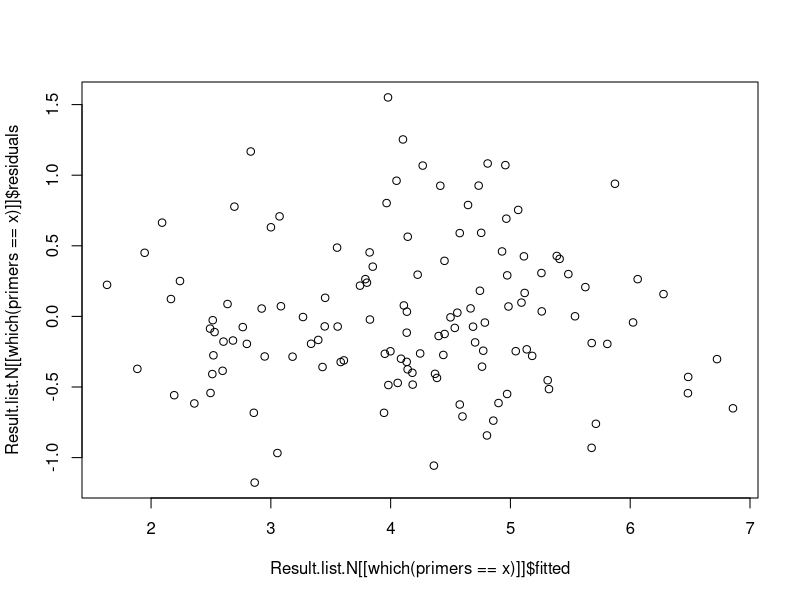
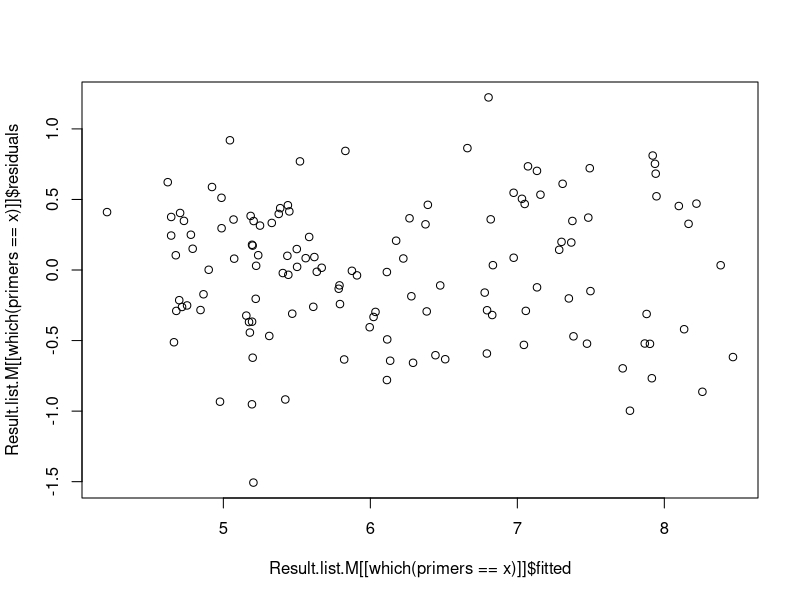
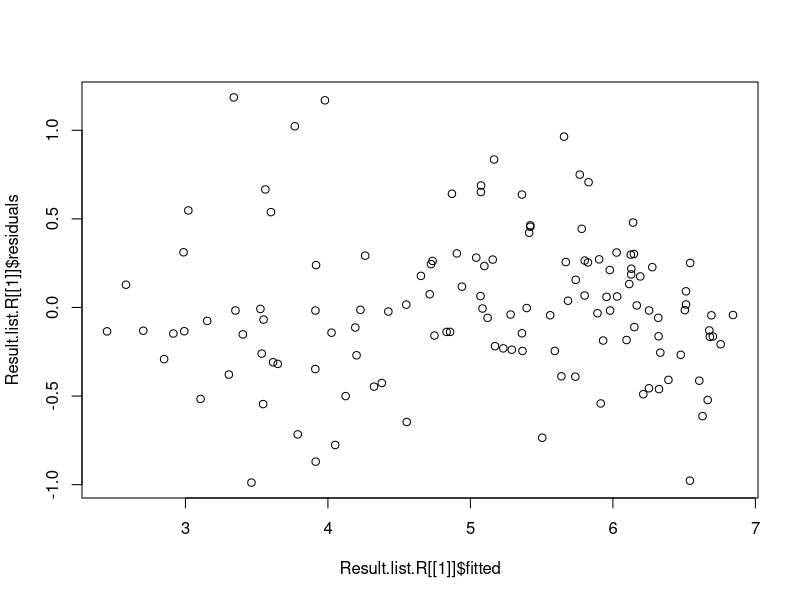
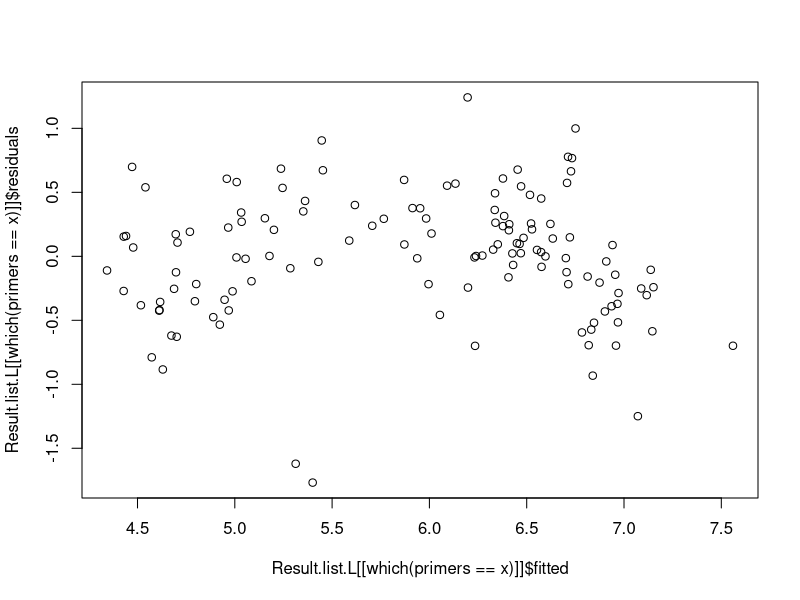
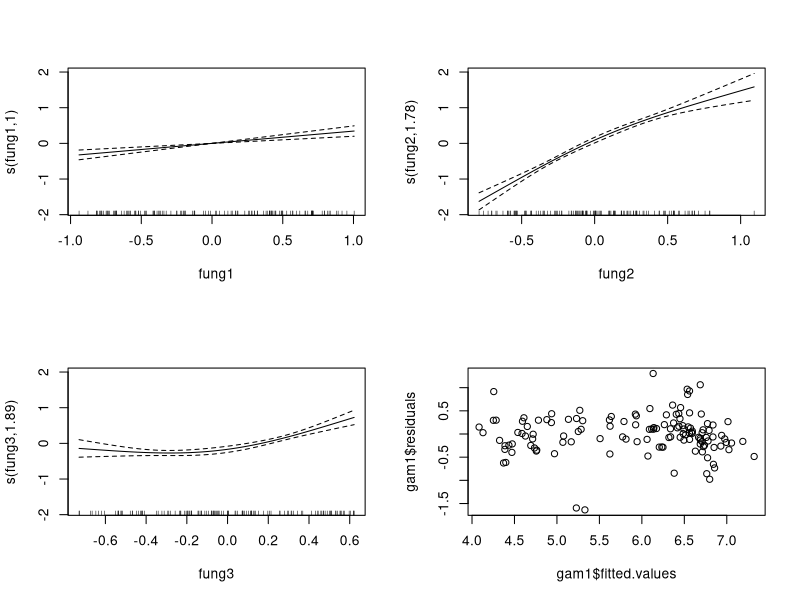

Generate these figures, in order, with R: (Note: this script raises an error after producing the figures.)
# Analysis SoilTracker:
# Manuscript: Predicting provenance of forensic soil samples: 
# Linking soil to ecological habitats by metabarcoding and supervised classification
# Author: Camilla Fløjgaard
# Date: 23-04-2019
library(readxl)
library(here)
library(MASS)
library(mgcv)


#### Data: environmental data, NMS-ordination-axes and habitat characteristics
Data <- read.table(here::here("data","SoilTrackerData.txt"), header = TRUE) # Data from file "ordination_results.txt" were added to this file manually first

# Create a result file: 
Prediction <- data.frame(Data[,1])

#### Predicting environmental gradients ####
primers <- c("fung","insect","eukar","plant")

########### Fetility ###########
# Model selection: 
Result.list.N <- list()
Summary.list.N <- list()
for (i in seq_along(primers)){
  pred.vector <- paste(primers[i],c(1:4),sep="")
  Model <- stepAIC(lm(as.formula(paste("EIV_N~", paste(pred.vector, collapse = "+"))), data=Data), direction="backward")
  best.vars <- as.vector(attr(Model$coefficients,"names")[2:length(Model$coefficients)])
  Result.list.N[[i]] <- lm(as.formula(paste("EIV_N~", paste(best.vars, collapse = "+"))), data=Data)
  Summary.list.N[[i]] <- summary(lm(as.formula(paste("EIV_N~", paste(best.vars, collapse = "+"))), data=Data))
}

r.squared.vector <- c(Summary.list.N[[1]]$r.squared,Summary.list.N[[2]]$r.squared,Summary.list.N[[3]]$r.squared,Summary.list.N[[4]]$r.squared)
x <- primers[which(r.squared.vector[] == max(r.squared.vector))]
Summary.list.N[[which(r.squared.vector[] == max(r.squared.vector))]]
# Check residuals of the best model:
par(mfrow=c(1,1))
plot(Result.list.N[[which(primers==x)]]$fitted,
     Result.list.N[[which(primers==x)]]$residuals)

# Predict values using leave-one-out and best model
Prediction$N <- NA
Prediction$NSE <- NA
pred.vector <- as.vector(names(Result.list.N[[which(primers==x)]]$coefficients)[2:length(Result.list.N[[which(primers==x)]]$coefficients)])
for (i in 1:130){
  Pred <- unlist(predict.lm(lm(as.formula(paste("EIV_N~", paste(pred.vector, collapse = "+"))), data=Data[-i,]),
                            Data[i,],se.fit=TRUE, interval="predict"))
  Prediction$N[i] <- Pred[1]
  Prediction$NSE[i] <- Pred[1]-Pred[2]
}

########### Moisture ##############
# Model selection
Result.list.M <- list()
Summary.list.M <- list()
for (i in seq_along(primers)){
  pred.vector <- paste(primers[i],c(1:4),sep="")
  Model <- stepAIC(lm(as.formula(paste("EIV_M~", paste(pred.vector, collapse = "+"))), data=Data), direction="backward")
  best.vars <- as.vector(attr(Model$coefficients,"names")[2:length(Model$coefficients)])
  Result.list.M[[i]] <- lm(as.formula(paste("EIV_M~", paste(best.vars, collapse = "+"))), data=Data)
  Summary.list.M[[i]] <- summary(lm(as.formula(paste("EIV_M~", paste(best.vars, collapse = "+"))), data=Data))
}

r.squared.vector <- c(Summary.list.M[[1]]$r.squared,Summary.list.M[[2]]$r.squared,Summary.list.M[[3]]$r.squared,Summary.list.M[[4]]$r.squared)
x<- primers[which(r.squared.vector[] == max(r.squared.vector))]
Summary.list.M[[which(r.squared.vector[] == max(r.squared.vector))]]
# Check residuals of the best model:
plot(Result.list.M[[which(primers==x)]]$fitted,Result.list.M[[which(primers==x)]]$residuals)

# Predict values using leave-one-out and best model
Prediction$M <- NA
Prediction$MSE <- NA
pred.vector <- as.vector(names(Result.list.M[[which(primers==x)]]$coefficients)[2:length(Result.list.M[[which(primers==x)]]$coefficients)])
for (i in 1:130){
  Pred <- unlist(predict.lm(lm(as.formula(paste("EIV_M~", paste(pred.vector, collapse = "+"))), data=Data[-i,]),
                            Data[i,],se.fit=TRUE, interval="predict"))
  Prediction$M[i] <- Pred[1]
  Prediction$MSE[i] <- Pred[1]-Pred[2]
}

########### pH ###########
# model selection: 
Result.list.R <- list()
Summary.list.R <- list()
for (i in seq_along(primers)){
  pred.vector <- paste(primers[i],c(1:4),sep="")
  Model <- stepAIC(lm(as.formula(paste("EIV_Ph~", paste(pred.vector, collapse = "+"))), data=Data), direction="backward")
  best.vars <- as.vector(attr(Model$coefficients,"names")[2:length(Model$coefficients)])
  Result.list.R[[i]] <- lm(as.formula(paste("EIV_Ph~", paste(best.vars, collapse = "+"))), data=Data)
  Summary.list.R[[i]] <- summary(lm(as.formula(paste("EIV_Ph~", paste(best.vars, collapse = "+"))), data=Data))
}

r.squared.vector <- c(Summary.list.R[[1]]$r.squared,Summary.list.R[[2]]$r.squared,Summary.list.R[[3]]$r.squared,Summary.list.R[[4]]$r.squared)
x <- primers[which(r.squared.vector[] == max(r.squared.vector))]
Summary.list.R[[which(r.squared.vector[] == max(r.squared.vector))]]

# Check residuals of the best model:
plot(Result.list.R[[1]]$fitted,Result.list.R[[1]]$residuals)

# Predict values using leave-one-out and best model: 
Prediction$R <- NA
Prediction$RSE <- NA
pred.vector <- as.vector(names(Result.list.R[[which(primers==x)]]$coefficients)[2:length(Result.list.R[[which(primers==x)]]$coefficients)])
for (i in 1:130){
  Pred <- unlist(predict.lm(lm(as.formula(paste("EIV_Ph~", paste(pred.vector, collapse = "+"))), data=Data[-i,]),
                            Data[i,],se.fit=TRUE, interval="predict"))
  Prediction$R[i] <- Pred[1]
  Prediction$RSE[i] <- Pred[1]-Pred[2]
}

########### Light ###########
# Model selection
Result.list.L <- list()
Summary.list.L <- list()
for (i in seq_along(primers)){
  pred.vector <- paste(primers[i],c(1:4),sep="")
  Model <- stepAIC(lm(as.formula(paste("EIV_L~", paste(pred.vector, collapse = "+"))), data=Data), direction="backward")
  best.vars <- as.vector(attr(Model$coefficients,"names")[2:length(Model$coefficients)])
  Result.list.L[[i]] <- lm(as.formula(paste("EIV_L~", paste(best.vars, collapse = "+"))), data=Data)
  Summary.list.L[[i]] <- summary(lm(as.formula(paste("EIV_L~", paste(best.vars, collapse = "+"))), data=Data))
}

r.squared.vector <- c(Summary.list.L[[1]]$r.squared,Summary.list.L[[2]]$r.squared,Summary.list.L[[3]]$r.squared,Summary.list.L[[4]]$r.squared)
x <-primers[which(r.squared.vector[] == max(r.squared.vector))]
Summary.list.L[[which(r.squared.vector[] == max(r.squared.vector))]]

# Check residuals of the best model:
plot(Result.list.L[[which(primers==x)]]$fitted,Result.list.L[[which(primers==x)]]$residuals)
# Some non-linear pattern...

#Check if GAM improves the model: 
gam1 <- gam(EIV_L~s(fung1, k=3)+s(fung2, k=3)+s(fung3, k=3), data=Data)
par(mfrow=c(2,2))
plot(gam1)
summary(gam1)
lm1 <- lm(EIV_L~fung1+fung2+fung3, data=Data)
AIC(gam1)
AIC(lm1)
plot(gam1$fitted.values ,gam1$residuals)
summary(gam1)$r.sq

# Predict values using leave-one-out and best model: 
Prediction$L <- NA
Prediction$LSE <- NA
pred.vector <- as.vector(names(Result.list.L[[1]]$coefficients)[2:length(Result.list.L[[1]]$coefficients)])
for (i in 1:130){
  Pred <- unlist(predict.gam(gam(EIV_L~s(fung1, k=3)+s(fung2, k=3)+s(fung3, k=3)+s(fung4, k=3), data=Data[-i,]),
                             Data[i,],se.fit=TRUE, interval="predict"))
  Prediction$L[i] <- Pred[1]
  Prediction$LSE[i] <- Pred[2] ## SE
}

head(Prediction)
write.table(Prediction, file=here::here("data","PredictionEllenbergValuesGAM07032019.txt"))

########### Predicting habitat characteristics ###########

# function for step-selection of best model:
# Author: Jesper Moeslund
stepCV.qda <- function(resp.var, pred.vector, data){
  goal.reached <- FALSE #used to flag when no more variables should be removed in the while loop below
  cur.preds <- NULL
  preds.not.added.currently <- pred.vector
  add.these.preds.to.get.best.model <- NULL #Variables that should be kicked out will be added to this and this vector will be returned
  max.no.of.preds <- min(table(data[,resp.var])) #There can be no more predictors than the "minimum number of observations minus 1" in the smallest class in the response variable (qda limitation)
  print(paste0("Max no of preds to test is: ",max.no.of.preds-1 , " because the no of observation the class having the lowest no of observations is: ",max.no.of.preds))
  while(!goal.reached){
    if(!is.null(cur.preds)){
      cur.form <- as.formula(paste(resp.var, "~", paste(cur.preds,collapse = "+")))
      print(paste("Now fitting these predictors as base model: ", paste(cur.preds,collapse = "+")))
      cur.base.model <- qda(cur.form, data = data, CV=TRUE)
      cr.table <- table(cur.base.model$class, data[,resp.var])
      cur.preds.best.cv <- sum(diag(prop.table(cr.table))) #percent correctly classified
    }
    else {cur.preds.best.cv <- -99999999}
    pred.to.add <- ""
    for (pred in preds.not.added.currently){ #Comparing cv performance of models with one predictor thrown out at a time
      print(paste("Now testing if ", pred, " should be added"))
      #new.preds <- cur.preds[!cur.preds %in% pred]
      min.var.in.groups <- min(aggregate(data[,pred], by=list(Category=data[,resp.var]), FUN=sd)[,2]) #Calculating the minimum sd value within each group. If zero no variation in that group and the corresponding predictor cannot be tested meaningfully (and isn't a candidate at all!)
      #print(min.var.in.groups)
      if(min.var.in.groups > 0){
        if(!is.null(cur.preds)){
          new.form <- as.formula(paste(resp.var, "~", paste(cur.preds,collapse = "+"), "+",pred))
        }
        else {
          new.form <- as.formula(paste(resp.var, "~", pred))
        }
        print(toString(new.form))
        new.model <- qda(new.form, data = data, CV = TRUE)
        new.cr.table <- table(new.model$class, data[,resp.var])
        print(new.cr.table)
        new.model.cv.score <- sum(diag(prop.table(new.cr.table))) #percent correctly classified
        print(new.model.cv.score)
        print(cur.preds.best.cv)
        if (new.model.cv.score > cur.preds.best.cv){ #If performance better, mark predictor as candidate for being thrown out. In each step in the while loop only the worst one is kicked out during this for loop
          cur.preds.best.cv <- new.model.cv.score
          pred.to.add <- pred
          print(paste("Candidate for being added: ", pred))
        }
      }
      else{print(paste(pred," does not vary in one or more groups and therefore can't be tested!"))}
    }
    if((pred.to.add != "")){ #add the best predictor to the vector being added and prepare new set of predictors for the new base model
      add.these.preds.to.get.best.model <- append(add.these.preds.to.get.best.model,pred.to.add)
      cur.preds <- append(cur.preds, pred.to.add)
      preds.not.added.currently <- preds.not.added.currently[preds.not.added.currently != pred.to.add]
      if(length(cur.preds) == max.no.of.preds-1){ #Don't run again if number of allowable predictors is exceeded see comment for max.no.of.preds above
        goal.reached <- TRUE
        print("Goal reached, exiting...")
      }
    }
    else{ #if no predictors were candidates for being thrown out (i.e. if model performance was best with all predictors), end the loop
      goal.reached <- TRUE
      print("Goal reached, exiting...")
    }
  }
  return(add.these.preds.to.get.best.model)
}

correctly.predicted <- as.vector(c(1,2,3,4))
true.positives <- as.vector(c(1,2,3,4))
false.neg.sites <- as.vector(c(1,2,3,4))
best.vars <- as.vector(c(1,2,3,4))
a <- data.frame(cbind(correctly.predicted,best.vars,true.positives,false.neg.sites))

########### High forest ###########
PredictionBi <- Data[,c("Site_nr","site_name","HighForest")]

# Model selection:Find the best set of predictors for each primer set 
for (i in seq_along(primers)) {
  pred.vector <- paste(primers[i],c(1:4),sep="")
  best.vars <- stepCV.qda("HighForest", pred.vector, Data)
  best.qda <- qda(as.formula(paste("HighForest ~ ", paste(best.vars, collapse = "+"))), data = Data, CV = TRUE)
  best.cr <- table(best.qda$class, Data[,"HighForest"])
  a$best.vars[i] <- paste(best.vars, collapse=" ")
  a$correctly.predicted[i] <- sum(diag(prop.table(best.cr)))
  a$true.positives[i] <- best.cr[2,2]/(best.cr[2,2]+best.cr[1,2])
  a$false.neg.sites[i] <- paste(Data$site_name[which(best.qda$class==0 & Data$HighForest==1)],collapse=";")
}
a
a$habchar <- "HighForest" #fung maximizes both corretly.predicted and true positives.
ResultBi <- a
# Predicting using leave-one-out:
pred.vector <- paste(a$best.vars[1])
for (i in 1:130){
  best.qda <- qda(as.matrix(Data[-i,paste(unlist(strsplit(pred.vector, split=" ")))]), Data$HighForest[-i])
  Pred <- predict(best.qda, newdata=Data[i,paste(unlist(strsplit(pred.vector, split=" ")))])
  PredictionBi$HFclass[i] <- Pred$class
  PredictionBi$HFpost[i] <- Pred$posterior[2]
}

########### Forest ###########
PredictionBi$Forest <- Data$Forest
# Model selection: 
for (i in seq_along(primers)) {
  pred.vector <- paste(primers[i],c(1:4),sep="")
  best.vars <- stepCV.qda("Forest", pred.vector, Data)
  best.qda <- qda(as.formula(paste("Forest ~ ", paste(best.vars, collapse = "+"))), data = Data, CV = TRUE)
  best.cr <- table(best.qda$class, Data[,"Forest"])
  a$best.vars[i] <- paste(best.vars, collapse=" ")
  a$correctly.predicted[i] <- sum(diag(prop.table(best.cr)))
  a$true.positives[i] <- best.cr[2,2]/(best.cr[2,2]+best.cr[1,2])
  a$false.neg.sites[i] <- paste(Data$site_name[which(best.qda$class==0 & Data$Forest==1)],collapse=";")
}
a #fung maximizes both corretly.predicted and true positives. 
a$habchar <- "Forest"
ResultBi <- rbind(ResultBi,a)
# Predicting using leave-one-out:
pred.vector <- paste(a$best.vars[1])
for (i in 1:130){
  best.qda <- qda(as.matrix(Data[-i,paste(unlist(strsplit(pred.vector, split=" ")))]), Data$Forest[-i])
  Pred <- predict(best.qda, newdata=Data[i,paste(unlist(strsplit(pred.vector, split=" ")))])
  PredictionBi$Foclass[i] <- Pred$class
  PredictionBi$Fopost[i] <- Pred$posterior[2]
}

########### Agriculture ###########
# Model selection: 
PredictionBi$Agriculture <- Data$Agriculture
# Model selection: 
for (i in seq_along(primers)) {
  pred.vector <- paste(primers[i],c(1:4),sep="")
  best.vars <- stepCV.qda("Agriculture", pred.vector, Data)
  best.qda <- qda(as.formula(paste("Agriculture ~ ", paste(best.vars, collapse = "+"))), data = Data, CV = TRUE)
  best.cr <- table(best.qda$class, Data[,"Agriculture"])
  a$best.vars[i] <- paste(best.vars, collapse=" ")
  a$correctly.predicted[i] <- sum(diag(prop.table(best.cr)))
  a$true.positives[i] <- best.cr[2,2]/(best.cr[2,2]+best.cr[1,2])
  a$false.neg.sites[i] <- paste(Data$site_name[which(best.qda$class==0 & Data$Agriculture==1)],collapse=";")
}
a #fung maximizes both corretly.predicted and true positives. 
a$habchar <- "Agriculture"
ResultBi <- rbind(ResultBi,a)
# Predicting using leave-one-out:
pred.vector <- paste(a$best.vars[4])
for (i in 1:130){
  best.qda <- qda(as.matrix(Data[-i,paste(unlist(strsplit(pred.vector, split=" ")))]), Data$Agriculture[-i])
  Pred <- predict(best.qda, newdata=Data[i,paste(unlist(strsplit(pred.vector, split=" ")))])
  PredictionBi$Agclass[i] <- Pred$class
  PredictionBi$Agpost[i] <- Pred$posterior[2]
}

########### Coniferous ###########
PredictionBi$Coniferous <- Data$Coniferous
# Model selection: 
for (i in seq_along(primers)) {
  pred.vector <- paste(primers[i],c(1:4),sep="")
  best.vars <- stepCV.qda("Coniferous", pred.vector, Data)
  best.qda <- qda(as.formula(paste("Coniferous ~ ", paste(best.vars, collapse = "+"))), data = Data, CV = TRUE)
  best.cr <- table(best.qda$class, Data[,"Coniferous"])
  a$best.vars[i] <- paste(best.vars, collapse=" ")
  a$correctly.predicted[i] <- sum(diag(prop.table(best.cr)))
  a$true.positives[i] <- best.cr[2,2]/(best.cr[2,2]+best.cr[1,2])
  a$false.neg.sites[i] <- paste(Data$site_name[which(best.qda$class==0 & Data$Coniferous==1)],collapse=";")
}
a #No model is good for coniferous - try sequnces....  
a$habchar <- "Coniferous"
ResultBi <- rbind(ResultBi,a)

### Can sequences improve model fit? 
#get sequence data from plants:
Annotated <- read.table(here::here("data","plant_table_final.txt"), header=TRUE, sep="\t")
freq.sums <- colSums(Annotated[1:130])
OTUplanter.frequencies <- Annotated[,1:130]
for (i in 1:130){
  OTUplanter.frequencies[,i] <- Annotated[,i]/freq.sums[i]
}
OTUplanter.frequencies2 <- cbind(Annotated[,137:139],OTUplanter.frequencies)
Data$ConifSeq <- colSums(OTUplanter.frequencies2[which(OTUplanter.frequencies2$family %in% c("Pinaceae","Cupressaceae")),4:133])

pred.vector <- c("fung1","ConifSeq")
best.qda <- qda(as.formula(paste("Coniferous ~ ", paste(pred.vector, collapse = "+"))), data = Data, CV = TRUE)
best.cr <- table(best.qda$class, Data[,"Coniferous"])
a$best.vars[1] <- paste(pred.vector, collapse=" ")
a$correctly.predicted[1] <- sum(diag(prop.table(best.cr)))
a$true.positives[1] <- best.cr[2,2]/(best.cr[2,2]+best.cr[1,2])
a$false.neg.sites[1] <- paste(Data$site_name[which(best.qda$class==0 & Data$Coniferous==1)],collapse=";")

a #does not increase true positives to over 50%, don't use this for prediction.  
a$habchar <- "ConiferousSeq"
ResultBi <- rbind(ResultBi,a[1,])
ResultBi[,c(1:3,5)]

########### Beech ###########
# Model selection: 
PredictionBi$Beech <- Data$Beech
# Model selection: 
for (i in seq_along(primers)) {
  pred.vector <- paste(primers[i],c(1:4),sep="")
  best.vars <- stepCV.qda("Beech", pred.vector, Data)
  best.qda <- qda(as.formula(paste("Beech ~ ", paste(best.vars, collapse = "+"))), data = Data, CV = TRUE)
  best.cr <- table(best.qda$class, Data[,"Beech"])
  a$best.vars[i] <- paste(best.vars, collapse=" ")
  a$correctly.predicted[i] <- sum(diag(prop.table(best.cr)))
  a$true.positives[i] <- best.cr[2,2]/(best.cr[2,2]+best.cr[1,2])
  a$false.neg.sites[i] <- paste(Data$site_name[which(best.qda$class==0 & Data$Beech==1)],collapse=";")
}

a #fung maximizes corretly predicted. 
a$habchar <- "Beech"
ResultBi <- rbind(ResultBi,a)
ResultBi[,c(1:3,5)]

# is model improved by adding fagus sequences?
Data$BeechSeq <- colSums(OTUplanter.frequencies2[which(OTUplanter.frequencies2$genus=="Fagus"),4:133])

pred.vector <- c("fung2","fung4","BeechSeq")
best.qda <- qda(as.formula(paste("Beech ~ ", paste(pred.vector, collapse = "+"))), data = Data, CV = TRUE)
best.cr <- table(best.qda$class, Data[,"Beech"])
a$best.vars[1] <- paste(pred.vector, collapse=" ")
a$correctly.predicted[1] <- sum(diag(prop.table(best.cr)))
a$true.positives[1] <- best.cr[2,2]/(best.cr[2,2]+best.cr[1,2])
a$false.neg.sites[1] <- paste(Data$site_name[which(best.qda$class==0 & Data$Beech==1)],collapse=";")

a  
a$habchar <- "BeechSeq"
ResultBi <- rbind(ResultBi,a[1,])
ResultBi[,c(1:3,5)]
#Does not improve from model without seq  

# Predict (first, run the model selection without seq)
pred.vector <- paste(a$best.vars[1])
for (i in 1:130){
  best.qda <- qda(as.matrix(Data[-i,paste(unlist(strsplit(pred.vector, split=" ")))]), Data$Coniferous[-i])
  Pred <- predict(best.qda, newdata=Data[i,paste(unlist(strsplit(pred.vector, split=" ")))])
  PredictionBi$Beclass[i] <- Pred$class
  PredictionBi$Bepost[i] <- Pred$posterior[2]
}


########### Oak ###########
PredictionBi$Oak <- Data$Oak
# Model selection: 
for (i in seq_along(primers)) {
  pred.vector <- paste(primers[i],c(1:4),sep="")
  best.vars <- stepCV.qda("Oak", pred.vector, Data)
  best.qda <- qda(as.formula(paste("Oak ~ ", paste(best.vars, collapse = "+"))), data = Data, CV = TRUE)
  best.cr <- table(best.qda$class, Data[,"Oak"])
  a$best.vars[i] <- paste(best.vars, collapse=" ")
  a$correctly.predicted[i] <- sum(diag(prop.table(best.cr)))
  a$true.positives[i] <- best.cr[2,2]/(best.cr[2,2]+best.cr[1,2])
  a$false.neg.sites[i] <- paste(Data$site_name[which(best.qda$class==0 & Data$Oak==1)],collapse=";")
}

a #fung maximizes both corretly.predicted and true pos. 
a$habchar <- "Oak"
ResultBi <- rbind(ResultBi,a)
ResultBi[,c(1:3,5)]
# is model improved by adding quercus sequences?
Data$OakSeq <- colSums(OTUplanter.frequencies2[which(OTUplanter.frequencies2$genus=="Quercus"),4:133])

pred.vector <- c("fung1","fung2","OakSeq")
best.qda <- qda(as.formula(paste("Oak ~ ", paste(pred.vector, collapse = "+"))), data = Data, CV = TRUE)
best.cr <- table(best.qda$class, Data[,"Oak"])
a$best.vars[1] <- paste(pred.vector, collapse=" ")
a$correctly.predicted[1] <- sum(diag(prop.table(best.cr)))
a$true.positives[1] <- best.cr[2,2]/(best.cr[2,2]+best.cr[1,2])
a$false.neg.sites[1] <- paste(Data$site_name[which(best.qda$class==0 & Data$Oak==1)],collapse=";")

a  
a$habchar <- "OakSeq"
ResultBi <- rbind(ResultBi,a[1,])
ResultBi[,c(1:3,5)] #percentage correctly predicted improved, but not true positives. 

# Predicting using leave-one-out (re-run first model):
pred.vector <- paste(a$best.vars[1])
for (i in 1:130){
  best.qda <- qda(as.matrix(Data[-i,paste(unlist(strsplit(pred.vector, split=" ")))]), Data$Oak[-i])
  Pred <- predict(best.qda, newdata=Data[i,paste(unlist(strsplit(pred.vector, split=" ")))])
  PredictionBi$Oaclass[i] <- Pred$class
  PredictionBi$Oapost[i] <- Pred$posterior[2]
}

########### Willow ###########
PredictionBi$Willow <- Data$Willow
# Model selection: 
for (i in seq_along(primers)) {
  pred.vector <- paste(primers[i],c(1:4),sep="")
  best.vars <- stepCV.qda("Willow", pred.vector, Data)
  best.qda <- qda(as.formula(paste("Willow ~ ", paste(best.vars, collapse = "+"))), data = Data, CV = TRUE)
  best.cr <- table(best.qda$class, Data[,"Willow"])
  a$best.vars[i] <- paste(best.vars, collapse=" ")
  a$correctly.predicted[i] <- sum(diag(prop.table(best.cr)))
  a$true.positives[i] <- best.cr[2,2]/(best.cr[2,2]+best.cr[1,2])
  a$false.neg.sites[i] <- paste(Data$site_name[which(best.qda$class==0 & Data$Willow==1)],collapse=";")
}

a #fung maximizes both corretly.predicted and true pos.  
a$habchar <- "Willow"
ResultBi <- rbind(ResultBi,a)
ResultBi[,c(1:3,5)]

#does model improve from adding Salix sequences?
Data$WilSeq <- colSums(OTUplanter.frequencies2[which(OTUplanter.frequencies2$genus=="Salix"),4:133])

pred.vector <- c("fung3","fung1","WilSeq")
best.qda <- qda(as.formula(paste("Willow ~ ", paste(pred.vector, collapse = "+"))), data = Data, CV = TRUE)
best.cr <- table(best.qda$class, Data[,"Willow"])
a$best.vars[1] <- paste(pred.vector, collapse=" ")
a$correctly.predicted[1] <- sum(diag(prop.table(best.cr)))
a$true.positives[1] <- best.cr[2,2]/(best.cr[2,2]+best.cr[1,2])
a$false.neg.sites[1] <- paste(Data$site_name[which(best.qda$class==0 & Data$Willow==1)],collapse=";")

a  
a$habchar <- "WilSeq"
ResultBi <- rbind(ResultBi,a[1,])
ResultBi[,c(1:3,5)] #not improved!

# Predicting using leave-one-out (run model above again)
pred.vector <- paste(a$best.vars[1])
for (i in 1:130){
  best.qda <- qda(as.matrix(Data[-i,paste(unlist(strsplit(pred.vector, split=" ")))]), Data$Willow[-i])
  Pred <- predict(best.qda, newdata=Data[i,paste(unlist(strsplit(pred.vector, split=" ")))])
  PredictionBi$Wiclass[i] <- Pred$class
  PredictionBi$Wipost[i] <- Pred$posterior[2]
}

########### Heathland ###########
PredictionBi$Heathland <- Data$Heathland
# Model selection: 
for (i in seq_along(primers)) {
  pred.vector <- paste(primers[i],c(1:4),sep="")
  best.vars <- stepCV.qda("Heathland", pred.vector, Data)
  best.qda <- qda(as.formula(paste("Heathland ~ ", paste(best.vars, collapse = "+"))), data = Data, CV = TRUE)
  best.cr <- table(best.qda$class, Data[,"Heathland"])
  a$best.vars[i] <- paste(best.vars, collapse=" ")
  a$correctly.predicted[i] <- sum(diag(prop.table(best.cr)))
  a$true.positives[i] <- best.cr[2,2]/(best.cr[2,2]+best.cr[1,2])
  a$false.neg.sites[i] <- paste(Data$site_name[which(best.qda$class==0 & Data$Heathland==1)],collapse=";")
}

a #no good model...  
a$habchar <- "Heathland"
ResultBi <- rbind(ResultBi,a)
ResultBi[,c(1:3,5)]
#does model improve from adding Ericaceae sequences?
Data$EricaSeq <- colSums(OTUplanter.frequencies2[which(OTUplanter.frequencies2$genus=="Erica"),4:133])

pred.vector <- c("fung1","EricaSeq")
best.qda <- qda(as.formula(paste("Heathland ~ ", paste(pred.vector, collapse = "+"))), data = Data, CV = TRUE)
best.cr <- table(best.qda$class, Data[,"Heathland"])
a$best.vars[1] <- paste(pred.vector, collapse=" ")
a$correctly.predicted[1] <- sum(diag(prop.table(best.cr)))
a$true.positives[1] <- best.cr[2,2]/(best.cr[2,2]+best.cr[1,2])
a$false.neg.sites[1] <- paste(Data$site_name[which(best.qda$class==0 & Data$Heathland==1)],collapse=";")

a  
a$habchar <- "EriSeq"
ResultBi <- rbind(ResultBi,a[1,])
ResultBi[,c(1:3,5)] 
# is not good enough for prediction


########### Dwarfshrubs ###########
PredictionBi$Dwarfshrubs <- Data$Dwarfshrubs
# Model selection: 
for (i in seq_along(primers)) {
  pred.vector <- paste(primers[i],c(1:4),sep="")
  best.vars <- stepCV.qda("Dwarfshrubs", pred.vector, Data)
  best.qda <- qda(as.formula(paste("Dwarfshrubs ~ ", paste(best.vars, collapse = "+"))), data = Data, CV = TRUE)
  best.cr <- table(best.qda$class, Data[,"Dwarfshrubs"])
  a$best.vars[i] <- paste(best.vars, collapse=" ")
  a$correctly.predicted[i] <- sum(diag(prop.table(best.cr)))
  a$true.positives[i] <- best.cr[2,2]/(best.cr[2,2]+best.cr[1,2])
  a$false.neg.sites[i] <- paste(Data$site_name[which(best.qda$class==0 & Data$Dwarfshrubs==1)],collapse=";")
}

a #fung maximizes both corretly.predicted and true pos.  
a$habchar <- "Dwarfshrubs"
ResultBi <- rbind(ResultBi,a)
ResultBi[,c(1:3,5)]


# Predicting using leave-one-out:
pred.vector <- paste(a$best.vars[1])
for (i in 1:130){
  best.qda <- qda(as.matrix(Data[-i,paste(unlist(strsplit(pred.vector, split=" ")))]), Data$Dwarfshrubs[-i])
  Pred <- predict(best.qda, newdata=Data[i,paste(unlist(strsplit(pred.vector, split=" ")))])
  PredictionBi$DSclass[i] <- Pred$class
  PredictionBi$DSpost[i] <- Pred$posterior[2]
}

########### Alder ###########
PredictionBi$Alder <- Data$Alnus
# Model selection: 
for (i in seq_along(primers)) {
  pred.vector <- paste(primers[i],c(1:4),sep="")
  best.vars <- stepCV.qda("Alnus", pred.vector, Data)
  best.qda <- qda(as.formula(paste("Alnus ~ ", paste(best.vars, collapse = "+"))), data = Data, CV = TRUE)
  best.cr <- table(best.qda$class, Data[,"Alnus"])
  a$best.vars[i] <- paste(best.vars, collapse=" ")
  a$correctly.predicted[i] <- sum(diag(prop.table(best.cr)))
  a$true.positives[i] <- best.cr[2,2]/(best.cr[2,2]+best.cr[1,2])
  a$false.neg.sites[i] <- paste(Data$site_name[which(best.qda$class==0 & Data$Alnus==1)],collapse=";")
}

a #fung maximizes both corretly.predicted and true pos.  
a$habchar <- "Alder"
ResultBi <- rbind(ResultBi,a)
ResultBi[,c(1:3,5)]
#does model improve from adding Alnus sequences?
Data$AlnusSeq <- colSums(OTUplanter.frequencies2[which(OTUplanter.frequencies2$genus=="Alnus"),4:133])

pred.vector <- c("fung1","fung3","AlnusSeq")
best.qda <- qda(as.formula(paste("Alnus ~ ", paste(pred.vector, collapse = "+"))), data = Data, CV = TRUE)
best.cr <- table(best.qda$class, Data[,"Alnus"])
a$best.vars[1] <- paste(pred.vector, collapse=" ")
a$correctly.predicted[1] <- sum(diag(prop.table(best.cr)))
a$true.positives[1] <- best.cr[2,2]/(best.cr[2,2]+best.cr[1,2])
a$false.neg.sites[1] <- paste(Data$site_name[which(best.qda$class==0 & Data$Alnus==1)],collapse=";")

a  
a$habchar <- "AlnusSeq"
ResultBi <- rbind(ResultBi,a[1,])
ResultBi[,c(1:3,5)] #not improved!

# Predicting using leave-one-out (run model above again)
pred.vector <- paste(a$best.vars[1])
for (i in 1:130){
  best.qda <- qda(as.matrix(Data[-i,paste(unlist(strsplit(pred.vector, split=" ")))]), Data$Alnus[-i])
  Pred <- predict(best.qda, newdata=Data[i,paste(unlist(strsplit(pred.vector, split=" ")))])
  PredictionBi$Alclass[i] <- Pred$class
  PredictionBi$Alpost[i] <- Pred$posterior[2]
}

########### Reed swamp ###########
PredictionBi$Phragmites <- Data$Phragmites
# Model selection: 
for (i in seq_along(primers)) {
  pred.vector <- paste(primers[i],c(1:4),sep="")
  best.vars <- stepCV.qda("Phragmites", pred.vector, Data)
  best.qda <- qda(as.formula(paste("Phragmites ~ ", paste(best.vars, collapse = "+"))), data = Data, CV = TRUE)
  best.cr <- table(best.qda$class, Data[,"Phragmites"])
  a$best.vars[i] <- paste(best.vars, collapse=" ")
  a$correctly.predicted[i] <- sum(diag(prop.table(best.cr)))
  a$true.positives[i] <- best.cr[2,2]/(best.cr[2,2]+best.cr[1,2])
  a$false.neg.sites[i] <- paste(Data$site_name[which(best.qda$class==0 & Data$Phragmites==1)],collapse=";")
}

a  
a$habchar <- "Phragmites"
ResultBi <- rbind(ResultBi,a)
ResultBi[,c(1:3,5)]
#does model improve from adding Phragmites sequences?
Data$PhragSeq <- colSums(OTUplanter.frequencies2[which(OTUplanter.frequencies2$genus=="Phragmites"),4:133])
Data$PhragSeq 

pred.vector <- c("insect1","insect2","PhragSeq")
best.qda <- qda(as.formula(paste("Phragmites ~ ", paste(pred.vector, collapse = "+"))), data = Data, CV = TRUE)
best.cr <- table(best.qda$class, Data[,"Phragmites"])
a$best.vars[1] <- paste(pred.vector, collapse=" ")
a$correctly.predicted[1] <- sum(diag(prop.table(best.cr)))
a$true.positives[1] <- best.cr[2,2]/(best.cr[2,2]+best.cr[1,2])
a$false.neg.sites[1] <- paste(Data$site_name[which(best.qda$class==0 & Data$Phragmites==1)],collapse=";")

a  
a$habchar <- "PhragSeq"
ResultBi <- rbind(ResultBi,a[1,])
ResultBi[,c(1:3,5)] #not improved!

# Predicting using leave-one-out (run model above again)
pred.vector <- paste(a$best.vars[1])
for (i in 1:130){
  best.qda <- qda(as.matrix(Data[-i,paste(unlist(strsplit(pred.vector, split=" ")))]), Data$Willow[-i])
  Pred <- predict(best.qda, newdata=Data[i,paste(unlist(strsplit(pred.vector, split=" ")))])
  PredictionBi$Phclass[i] <- Pred$class
  PredictionBi$Phpost[i] <- Pred$posterior[2]
}


########### Atlantic ###########
PredictionBi$Atlantic <- Data$Atlantic
# Model selection: 
for (i in seq_along(primers)) {
  pred.vector <- paste(primers[i],c(1:4),sep="")
  best.vars <- stepCV.qda("Atlantic", pred.vector, Data)
  best.qda <- qda(as.formula(paste("Atlantic ~ ", paste(best.vars, collapse = "+"))), data = Data, CV = TRUE)
  best.cr <- table(best.qda$class, Data[,"Atlantic"])
  a$best.vars[i] <- paste(best.vars, collapse=" ")
  a$correctly.predicted[i] <- sum(diag(prop.table(best.cr)))
  a$true.positives[i] <- best.cr[2,2]/(best.cr[2,2]+best.cr[1,2])
  a$false.neg.sites[i] <- paste(Data$site_name[which(best.qda$class==0 & Data$Atlantic==1)],collapse=";")
}

a #no good models.  
a$habchar <- "Atlantic"
ResultBi <- rbind(ResultBi,a)
ResultBi[,c(1:3,5)]

########### Jutland ###########
PredictionBi$Jutland <- Data$Jutland
# Model selection: 
for (i in seq_along(primers)) {
  pred.vector <- paste(primers[i],c(1:4),sep="")
  best.vars <- stepCV.qda("Jutland", pred.vector, Data)
  best.qda <- qda(as.formula(paste("Jutland ~ ", paste(best.vars, collapse = "+"))), data = Data, CV = TRUE)
  best.cr <- table(best.qda$class, Data[,"Jutland"])
  a$best.vars[i] <- paste(best.vars, collapse=" ")
  a$correctly.predicted[i] <- sum(diag(prop.table(best.cr)))
  a$true.positives[i] <- best.cr[2,2]/(best.cr[2,2]+best.cr[1,2])
  a$false.neg.sites[i] <- paste(Data$site_name[which(best.qda$class==0 & Data$Jutland==1)],collapse=";")
}

a #insect give highest correctly predicted  
a$habchar <- "Jutland"
ResultBi <- rbind(ResultBi,a)
ResultBi[,c(1:3,5)]
# Predicting using leave-one-out:
pred.vector <- paste(a$best.vars[2])
for (i in 1:130){
  best.qda <- qda(as.matrix(Data[-i,paste(unlist(strsplit(pred.vector, split=" ")))]), Data$Jutland[-i])
  Pred <- predict(best.qda, newdata=Data[i,paste(unlist(strsplit(pred.vector, split=" ")))])
  PredictionBi$Jyclass[i] <- Pred$class
  PredictionBi$Jypost[i] <- Pred$posterior[2]
}

write.table(PredictionBi, file=here::here("data","HabClassPredictions.txt"))
write.table(format(ResultBi, digits=2), file=here::here("data","HabClassModelResults.txt"))

############# Figures of Ellenberg ###############
library(ggplot2)

nul <- which(Data$stratum=="Field")
en <- which(Data$bio_stratum=="Agricultural")
to <- which(Data$bio_stratum=="EarlyDryPoor")
tre <- which(Data$bio_stratum=="EarlyDryRich")
fire <- which(Data$bio_stratum=="EarlyWetPoor")
fem <- which(Data$bio_stratum=="EarlyWetRich")
seks <- which(Data$bio_stratum=="LateDryPoor")
syv <- which(Data$bio_stratum=="LateDryRich")
otte <- which(Data$bio_stratum=="LateWetPoor")
ni <- which(Data$bio_stratum=="LateWetRich")
Data$new.stratum <- NA
Data$new.stratum[en] <- "Farmland"
Data$new.stratum[to] <- "Dry heath"
Data$new.stratum[tre] <- "Dry grassland"
Data$new.stratum[fire] <- "Mire"
Data$new.stratum[fem] <- "Fen"
Data$new.stratum[seks] <- "Moder forest"
Data$new.stratum[syv] <- "Mull forest"
Data$new.stratum[otte] <- "Forest mire"
Data$new.stratum[ni] <- "Swamp forest"

par(mar=c(5,8,2,2))

pdf(width=5.5, height=4,"figures/Ellenberg_RL.pdf")
a <- ggplot(Data[c(en,to,tre,seks,syv),], aes(ellenberg_r, ellenberg_l, color=new.stratum)) +
  scale_x_continuous(name = "pH") + 
  scale_y_continuous(name = "Light") +
  stat_ellipse(type="norm",size=1.5) + 
  theme(panel.grid.major = element_blank(), panel.grid.minor = element_blank(),
        panel.background = element_blank(), axis.line = element_line(colour = "black"),
        legend.title=element_blank(), legend.key = element_rect(fill = "white"),
        axis.text.x=element_text(colour="black"),
        axis.text.y=element_text(colour="black"),
        text = element_text(size=16))+
  scale_colour_manual(values = c("Farmland" = "darkgrey", "Dry heath" = "darkorchid", 
                                 "Dry grassland" = "orange", "Moder forest" = "yellowgreen", 
                                 "Mull forest" = "darkgreen"))
print(a)
dev.off()

pdf(width=5.5, height=4,"figures/Ellenberg_RF.pdf")
b <- ggplot(Env[c(to,tre,fire,fem),], aes(ellenberg_r, ellenberg_f, color = new.stratum)) +
  scale_x_continuous(name = "pH") + 
  scale_y_continuous(name = "Moisture") +
  stat_ellipse(type="norm",size=1.5) + 
  theme(panel.grid.major = element_blank(), panel.grid.minor = element_blank(),
        panel.background = element_blank(), axis.line = element_line(colour = "black"), 
        legend.title=element_blank(),legend.key = element_rect(fill = "white"),
        axis.text.x=element_text(colour="black"),
        axis.text.y=element_text(colour="black"),
        text = element_text(size=16))+
  scale_colour_manual(values = c("Dry heath" = "darkorchid", "Dry grassland" = "orange", 
                                 "Mire" = "springgreen", "Fen" = "hotpink"))
print(b)
dev.off()

pdf(width=5.5, height=4,"figures/Ellenberg_FL.pdf")
c <- ggplot(Data[c(to,fire,syv,otte),], aes(ellenberg_f, ellenberg_l, color = new.stratum)) +
  scale_x_continuous(name = "Moisture") + 
  scale_y_continuous(name = "Light") +
  stat_ellipse(type="norm",size=1.5)+ 
  theme(panel.grid.major = element_blank(), panel.grid.minor = element_blank(),
        panel.background = element_blank(), axis.line = element_line(colour = "black"), 
        legend.title=element_blank(),legend.key = element_rect(fill = "white"),
        axis.text.x=element_text(colour="black"),
        axis.text.y=element_text(colour="black"),
        text = element_text(size=16))+
  scale_colour_manual(values = c("Dry heath" = "darkorchid", "Mire" = "springgreen", "Forest mire" = "lightseagreen","Mull forest" = "darkgreen"))
print(c)
dev.off()

Env$new.stratum[nul] <- "Rotational field"
pdf(width=5.5, height=4,"figures/Ellenberg_NL.pdf")
d <- ggplot(Data[c(nul,to,tre,syv,ni),], aes(ellenberg_n, ellenberg_l, color = new.stratum)) +
  scale_x_continuous(name = "Fertility") + 
  scale_y_continuous(name = "Light") +
  stat_ellipse(type="norm",size=1.5) + 
  theme(panel.grid.major = element_blank(), panel.grid.minor = element_blank(),
        panel.background = element_blank(), axis.line = element_line(colour = "black"), 
        legend.title=element_blank(),legend.key = element_rect(fill = "white"),
        axis.text.x=element_text(colour="black"),
        axis.text.y=element_text(colour="black"),
        text = element_text(size=16))+
  scale_colour_manual(values = c("Rotational field" = "red", "Dry heath" = "darkorchid", 
                                 "Dry grassland" = "orange", "Mull forest" = "darkgreen",
                                 "Swamp forest"="royalblue"))
print(d)
dev.off()

# add predicted Ellenberg values and confidenceintervals for a target site: 
Ell <- read.table(here::here("data","PredictionEllenbergValuesGAM07032019.txt"))
Ell$Rmax <- Ell$R + Ell$RSE
Ell$Rmin <- Ell$R - Ell$RSE
Ell$Lmax <- Ell$L + Ell$LSE
Ell$Lmin <- Ell$L - Ell$LSE
Ell$Nmax <- Ell$N + Ell$NSE
Ell$Nmin <- Ell$N - Ell$NSE
Ell$Fmax <- Ell$M + Ell$MSE
Ell$Fmin <- Ell$M - Ell$MSE
colnames(Ell)[c(2,4,6,8)] <- c("ellenberg_n","ellenberg_f", "ellenberg_r", "ellenberg_l")

########### ...with predictions ###########
#sample(c(1:130),20)
samples <- c(67,104,40,70,94,13,84,34,12,114,128,61,124,113,46,81,115,74,45,5)

for (i in 1:length(samples)){
  print(a + annotate("point",size = 3, shape = 19, color = "blue", x = Data$ellenberg_r[samples[i]], y = Data$ellenberg_l[samples[i]]) +
          annotate("segment", x = Ell$Rmin[samples[i]], xend = Ell$Rmax[samples[i]], y = Ell$ellenberg_l[samples[i]], yend = Ell$ellenberg_l[samples[i]],
                   colour = "black") + 
          annotate("segment", x = Ell$ellenberg_r[samples[i]], xend = Ell$ellenberg_r[samples[i]], y = Ell$Lmin[samples[i]], yend = Ell$Lmax[samples[i]],
                   colour = "black"))
 here::here("plots",paste(paste("SpillekortGAM",i,"Ellenberg_RL", sep="_"),"pdf", sep=".")) 
 ggsave(here::here("plots",paste(paste("SpillekortGAM",i,"Ellenberg_RL", sep="_"),"pdf", sep=".")), width=5.5, height=4, device=cairo_pdf)
}

for (i in 1:length(samples)){
  print(b + annotate("point",size = 3, shape = 19, color = "blue", x = Data$ellenberg_r[samples[i]], y = Data$ellenberg_f[samples[i]]) +
          annotate("segment", x = Ell$Rmin[samples[i]], xend = Ell$Rmax[samples[i]], y = Ell$ellenberg_f[samples[i]], yend = Ell$ellenberg_f[samples[i]],
                   colour = "black") + 
          annotate("segment", x = Ell$ellenberg_r[samples[i]], xend = Ell$ellenberg_r[samples[i]], y = Ell$Fmin[samples[i]], yend = Ell$Fmax[samples[i]],
                   colour = "black"))
  ggsave(here::here("plots",paste(paste("SpillekortGAM",i,"Ellenberg_RF", sep="_"),"pdf", sep=".")), width=5.5, height=4, device=cairo_pdf)
  dev.off()
}

for (i in 1:length(samples)){
  print(c + annotate("point",size = 3, shape = 19, color = "blue", x = Env$ellenberg_f[samples[i]], y = Env$ellenberg_l[samples[i]]) +
          annotate("segment", x = Ell$Fmin[samples[i]], xend = Ell$Fmax[samples[i]], y = Ell$ellenberg_l[samples[i]], yend = Ell$ellenberg_l[samples[i]],
                   colour = "black") + 
          annotate("segment", x = Ell$ellenberg_f[samples[i]], xend = Ell$ellenberg_f[samples[i]], y = Ell$Lmin[samples[i]], yend = Ell$Lmax[samples[i]],
                   colour = "black"))
  ggsave(here::here("plots",paste(paste("SpillekortGAM",i,"Ellenberg_FL", sep="_"),"pdf", sep=".")), width=5.5, height=4, device=cairo_pdf)
  dev.off()
}
Data$new.stratum[nul] <- "Rotational field"
for (i in 1:length(samples)){
  print(d + annotate("point",size = 3, shape = 19, color = "blue", x = Env$ellenberg_n[samples[i]], y = Env$ellenberg_l[samples[i]]) +
          annotate("segment", x = Ell$Nmin[samples[i]], xend = Ell$Nmax[samples[i]], y = Ell$ellenberg_l[samples[i]], yend = Ell$ellenberg_l[samples[i]],
                   colour = "black") + 
          annotate("segment", x = Ell$ellenberg_n[samples[i]], xend = Ell$ellenberg_n[samples[i]], y = Ell$Lmin[samples[i]], yend = Ell$Lmax[samples[i]],
                   colour = "black"))
  ggsave(here::here("plots",paste(paste("SpillekortGAM",i,"Ellenberg_NL", sep="_"),"pdf", sep=".")), width=5.5, height=4, device=cairo_pdf)
  dev.off()
}

############ Figures of QDA results #################
# import predictions from QDA
Prediction <- read.table(here::here("data","HabClassPredictions.txt"))

#Highforest
for (i in 1:length(samples)){ 
  print(ggplot(Prediction, aes(group=Prediction[,3],x = Prediction[,3], y = Prediction[,5])) +  
          geom_boxplot(fill = "grey", colour = "black") +
          scale_x_discrete(name = "HighForest", breaks = seq(0, 1,1),limits=c(0, 1)) + 
          scale_y_continuous(name = "Probability", breaks = seq(0, 1,1), limits=c(0,1)) +
          theme_bw() + theme(text=element_text(size=20),panel.grid.major = element_blank(), panel.grid.minor = element_blank(),
                             panel.background = element_blank(), axis.line = element_line(colour = "black"), 
                             legend.title=element_blank(),legend.key = element_rect(fill = "white"),
                             axis.text.x=element_text(colour="black"),
                             axis.text.y=element_text(colour="black"))+
          geom_hline(aes(yintercept=Prediction[samples[i],5]), color="red"))
  ggsave(here::here("data",paste(paste("BinaryPred",i,"Highforest", sep="_"),"pdf", sep=".")), width=4, height=4, device=cairo_pdf)
  dev.off()
}

#Forest
for (i in 1:length(samples)){ 
  print(ggplot(Prediction, aes(group=Prediction[,6],x = Prediction[,6], y = Prediction[,8])) +  
          geom_boxplot(fill = "grey", colour = "black") +
          scale_x_discrete(name = "Forest",breaks = seq(0, 1,1),limits=c(0, 1)) + 
          scale_y_continuous(name = "Probability", breaks = seq(0, 1,1), limits=c(0,1)) +
          theme_bw() + theme(text=element_text(size=20),panel.grid.major = element_blank(), panel.grid.minor = element_blank(),
                             panel.background = element_blank(), axis.line = element_line(colour = "black"), 
                             legend.title=element_blank(),legend.key = element_rect(fill = "white"),
                             axis.text.x=element_text(colour="black"),
                             axis.text.y=element_text(colour="black"))+
          geom_hline(aes(yintercept=Prediction[samples[i],8]), color="red"))
  ggsave(here::here("plots",paste(paste("BinaryPred",i,"Forest", sep="_"),"pdf", sep=".")), width=4, height=4, device=cairo_pdf)
  dev.off()
}

#Agriculture
names(Prediction)
for (i in 1:length(samples)){ 
  print(ggplot(Prediction, aes(group=Prediction[,9],x = Prediction[,9], y = Prediction[,11])) +  
          geom_boxplot(fill = "grey", colour = "black") +
          scale_x_discrete(name = "Agriculture",breaks = seq(0, 1,1),limits=c(0, 1)) + 
          scale_y_continuous(name = "Probability", breaks = seq(0, 1,1), limits=c(0,1)) +
          theme_bw() + theme(text=element_text(size=20),panel.grid.major = element_blank(), panel.grid.minor = element_blank(),
                             panel.background = element_blank(), axis.line = element_line(colour = "black"), 
                             legend.title=element_blank(),legend.key = element_rect(fill = "white"),
                             axis.text.x=element_text(colour="black"),
                             axis.text.y=element_text(colour="black"))+
          geom_hline(aes(yintercept=Prediction[samples[i],11]), color="red"))
  ggsave(here::here("plots",paste(paste("BinaryPred",i,"Agriculture", sep="_"),"pdf", sep=".")), width=4, height=4, device=cairo_pdf)
  dev.off()
}

#Beech
names(Prediction)
for (i in 1:length(samples)){ 
  print(ggplot(Prediction, aes(group=Prediction[,13],x = Prediction[,13], y = Prediction[,15])) +  
          geom_boxplot(fill = "grey", colour = "black") +
          scale_x_discrete(name = "Beech",breaks = seq(0, 1,1),limits=c(0, 1)) + 
          scale_y_continuous(name = "Probability", breaks = seq(0, 1,1), limits=c(0,1)) +
          theme_bw() + theme(text=element_text(size=20),panel.grid.major = element_blank(), panel.grid.minor = element_blank(),
                             panel.background = element_blank(), axis.line = element_line(colour = "black"), 
                             legend.title=element_blank(),legend.key = element_rect(fill = "white"),
                             axis.text.x=element_text(colour="black"),
                             axis.text.y=element_text(colour="black"))+
          geom_hline(aes(yintercept=Prediction[samples[i],15]), color="red"))
  ggsave(here::here("plots",paste(paste("BinaryPred",i,"Beech", sep="_"),"pdf", sep=".")), width=4, height=4, device=cairo_pdf)
  dev.off()
}

#Oak
names(Prediction)
for (i in 1:length(samples)){ 
  print(ggplot(Prediction, aes(group=Prediction[,16],x = Prediction[,16], y = Prediction[,18])) +  
          geom_boxplot(fill = "grey", colour = "black") +
          scale_x_discrete(name = "Oak",breaks = seq(0, 1,1),limits=c(0, 1)) + 
          scale_y_continuous(name = "Probability", breaks = seq(0, 1,1), limits=c(0,1)) +
          theme_bw() + theme(text=element_text(size=20),panel.grid.major = element_blank(), panel.grid.minor = element_blank(),
                             panel.background = element_blank(), axis.line = element_line(colour = "black"), 
                             legend.title=element_blank(),legend.key = element_rect(fill = "white"),
                             axis.text.x=element_text(colour="black"),
                             axis.text.y=element_text(colour="black"))+
          geom_hline(aes(yintercept=Prediction[samples[i],18]), color="red"))
  ggsave(here::here("plots",paste(paste("BinaryPred",i,"Oak", sep="_"),"pdf", sep=".")), width=4, height=4, device=cairo_pdf)
  dev.off()
}

#Willow
names(Prediction)
for (i in 1:length(samples)){ 
  print(ggplot(Prediction, aes(group=Prediction[,19],x = Prediction[,19], y = Prediction[,21])) +  
          geom_boxplot(fill = "grey", colour = "black") +
          scale_x_discrete(name = "Willow",breaks = seq(0, 1,1),limits=c(0, 1)) + 
          scale_y_continuous(name = "Probability", breaks = seq(0, 1,1), limits=c(0,1)) +
          theme_bw() + theme(text=element_text(size=20),panel.grid.major = element_blank(), panel.grid.minor = element_blank(),
                             panel.background = element_blank(), axis.line = element_line(colour = "black"), 
                             legend.title=element_blank(),legend.key = element_rect(fill = "white"),
                             axis.text.x=element_text(colour="black"),
                             axis.text.y=element_text(colour="black"))+
          geom_hline(aes(yintercept=Prediction[samples[i],21]), color="red"))
  ggsave(here::here("plots",paste(paste("BinaryPred",i,"Willow", sep="_"),"pdf", sep=".")), width=4, height=4, device=cairo_pdf)
  dev.off()
}

#Dwarfshrubs
names(Prediction)
for (i in 1:length(samples)){ 
  print(ggplot(Prediction, aes(group=Prediction[,23],x = Prediction[,23], y = Prediction[,25])) +  
          geom_boxplot(fill = "grey", colour = "black") +
          scale_x_discrete(name = "Dwarfshrubs",breaks = seq(0, 1,1),limits=c(0, 1)) + 
          scale_y_continuous(name = "Probability", breaks = seq(0, 1,1), limits=c(0,1)) +
          theme_bw() + theme(text=element_text(size=20),panel.grid.major = element_blank(), panel.grid.minor = element_blank(),
                             panel.background = element_blank(), axis.line = element_line(colour = "black"), 
                             legend.title=element_blank(),legend.key = element_rect(fill = "white"),
                             axis.text.x=element_text(colour="black"),
                             axis.text.y=element_text(colour="black"))+
          geom_hline(aes(yintercept=Prediction[samples[i],25]), color="red"))
  ggsave(here::here("plots",paste(paste("BinaryPred",i,"Dwarfshrubs", sep="_"),"pdf", sep=".")), width=4, height=4, device=cairo_pdf)
  dev.off()
}

#Alder
names(Prediction)
Prediction$Alder <- Data$Alnus
for (i in 1:length(samples)){ 
  print(ggplot(Prediction, aes(group=Prediction[,26],x = Prediction[,26], y = Prediction[,28])) +  
          geom_boxplot(fill = "grey", colour = "black") +
          scale_x_discrete(name = "Alder",breaks = seq(0, 1,1),limits=c(0, 1)) + 
          scale_y_continuous(name = "Probability", breaks = seq(0, 1,1), limits=c(0,1)) +
          theme_bw() + theme(text=element_text(size=20),panel.grid.major = element_blank(), panel.grid.minor = element_blank(),
                             panel.background = element_blank(), axis.line = element_line(colour = "black"), 
                             legend.title=element_blank(),legend.key = element_rect(fill = "white"),
                             axis.text.x=element_text(colour="black"),
                             axis.text.y=element_text(colour="black"))+
          geom_hline(aes(yintercept=Prediction[samples[i],28]), color="red"))
  ggsave(here::here("plots",paste(paste("BinaryPred",i,"Alder", sep="_"),"pdf", sep=".")), width=4, height=4, device=cairo_pdf)
  dev.off()
}

#Phragmites
names(Prediction)
for (i in 1:length(samples)){ 
  print(ggplot(Prediction, aes(group=Prediction[,29],x = Prediction[,29], y = Prediction[,31])) +  
          geom_boxplot(fill = "grey", colour = "black") +
          scale_x_discrete(name = "Reed",breaks = seq(0, 1,1),limits=c(0, 1)) + 
          scale_y_continuous(name = "Probability", breaks = seq(0, 1,1), limits=c(0,1)) +
          theme_bw() + theme(text=element_text(size=20),panel.grid.major = element_blank(), panel.grid.minor = element_blank(),
                             panel.background = element_blank(), axis.line = element_line(colour = "black"), 
                             legend.title=element_blank(),legend.key = element_rect(fill = "white"),
                             axis.text.x=element_text(colour="black"),
                             axis.text.y=element_text(colour="black"))+
          geom_hline(aes(yintercept=Prediction[samples[i],31]), color="red"))
  ggsave(here::here("plots",paste(paste("BinaryPred",i,"Reed", sep="_"),"pdf", sep=".")), width=4, height=4, device=cairo_pdf)
  dev.off()
}

#Jutland
names(Prediction)
for (i in 1:length(samples)){ 
  print(ggplot(Prediction, aes(group=Prediction[,33],x = Prediction[,33], y = Prediction[,35])) +  
          geom_boxplot(fill = "grey", colour = "black") +
          scale_x_discrete(name = "Jutland",breaks = seq(0, 1,1),limits=c(0, 1)) + 
          scale_y_continuous(name = "Probability", breaks = seq(0, 1,1), limits=c(0,1)) +
          theme_bw() + theme(text=element_text(size=20),panel.grid.major = element_blank(), panel.grid.minor = element_blank(),
                             panel.background = element_blank(), axis.line = element_line(colour = "black"), 
                             legend.title=element_blank(),legend.key = element_rect(fill = "white"),
                             axis.text.x=element_text(colour="black"),
                             axis.text.y=element_text(colour="black"))+
          geom_hline(aes(yintercept=Prediction[samples[i],35]), color="red"))
  ggsave(here::here("plots",paste(paste("BinaryPred",i,"Jutland", sep="_"),"pdf", sep=".")), width=4, height=4, device=cairo_pdf)
  dev.off()
}

#### END ####
